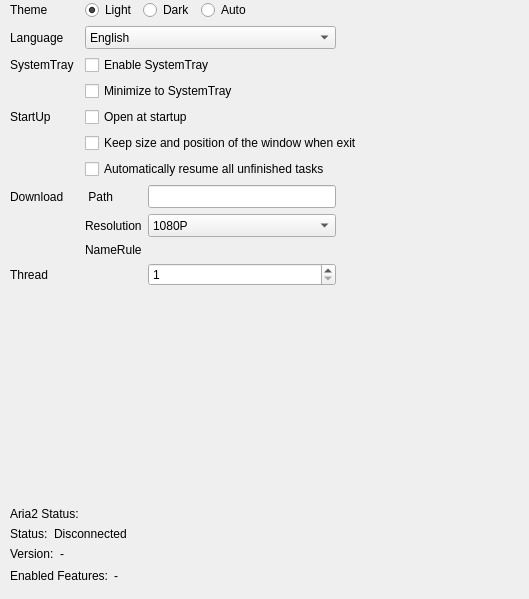
<?xml version="1.0" encoding="UTF-8"?>
<ui version="4.0">
 <class>DefaultSettings</class>
 <widget class="QWidget" name="DefaultSettings">
  <property name="geometry">
   <rect>
    <x>0</x>
    <y>0</y>
    <width>529</width>
    <height>599</height>
   </rect>
  </property>
  <property name="sizePolicy">
   <sizepolicy hsizetype="Preferred" vsizetype="Preferred">
    <horstretch>0</horstretch>
    <verstretch>0</verstretch>
   </sizepolicy>
  </property>
  <layout class="QGridLayout" name="Layout">
   <property name="leftMargin">
    <number>10</number>
   </property>
   <property name="topMargin">
    <number>0</number>
   </property>
   <property name="rightMargin">
    <number>0</number>
   </property>
   <property name="bottomMargin">
    <number>10</number>
   </property>
   <item row="2" column="0">
    <widget class="QLabel" name="labelSystemTray">
     <property name="sizePolicy">
      <sizepolicy hsizetype="Preferred" vsizetype="Preferred">
       <horstretch>0</horstretch>
       <verstretch>0</verstretch>
      </sizepolicy>
     </property>
     <property name="text">
      <string>SystemTray</string>
     </property>
    </widget>
   </item>
   <item row="4" column="1" colspan="3">
    <widget class="QCheckBox" name="checkBoxOpenStartup">
     <property name="text">
      <string>Open at startup</string>
     </property>
    </widget>
   </item>
   <item row="7" column="1">
    <widget class="QLabel" name="labelDownloadPathIdentifier">
     <property name="sizePolicy">
      <sizepolicy hsizetype="Preferred" vsizetype="Preferred">
       <horstretch>0</horstretch>
       <verstretch>0</verstretch>
      </sizepolicy>
     </property>
     <property name="baseSize">
      <size>
       <width>0</width>
       <height>20</height>
      </size>
     </property>
     <property name="text">
      <string> Path</string>
     </property>
    </widget>
   </item>
   <item row="11" column="0">
    <widget class="QLabel" name="labelThread">
     <property name="sizePolicy">
      <sizepolicy hsizetype="Preferred" vsizetype="Preferred">
       <horstretch>0</horstretch>
       <verstretch>0</verstretch>
      </sizepolicy>
     </property>
     <property name="baseSize">
      <size>
       <width>0</width>
       <height>20</height>
      </size>
     </property>
     <property name="text">
      <string>Thread</string>
     </property>
    </widget>
   </item>
   <item row="12" column="0">
    <spacer name="verticalSpacer">
     <property name="orientation">
      <enum>Qt::Vertical</enum>
     </property>
     <property name="sizeHint" stdset="0">
      <size>
       <width>20</width>
       <height>40</height>
      </size>
     </property>
    </spacer>
   </item>
   <item row="4" column="0">
    <widget class="QLabel" name="labelStartUpIdentifier">
     <property name="sizePolicy">
      <sizepolicy hsizetype="Preferred" vsizetype="Preferred">
       <horstretch>0</horstretch>
       <verstretch>0</verstretch>
      </sizepolicy>
     </property>
     <property name="text">
      <string>StartUp</string>
     </property>
    </widget>
   </item>
   <item row="0" column="0">
    <widget class="QLabel" name="labelTheme">
     <property name="enabled">
      <bool>true</bool>
     </property>
     <property name="sizePolicy">
      <sizepolicy hsizetype="Preferred" vsizetype="Preferred">
       <horstretch>0</horstretch>
       <verstretch>0</verstretch>
      </sizepolicy>
     </property>
     <property name="baseSize">
      <size>
       <width>0</width>
       <height>20</height>
      </size>
     </property>
     <property name="text">
      <string>Theme</string>
     </property>
    </widget>
   </item>
   <item row="7" column="0">
    <widget class="QLabel" name="labelDownload">
     <property name="text">
      <string>Download</string>
     </property>
    </widget>
   </item>
   <item row="0" column="3">
    <spacer name="horizontalSpacer">
     <property name="orientation">
      <enum>Qt::Horizontal</enum>
     </property>
     <property name="sizeHint" stdset="0">
      <size>
       <width>40</width>
       <height>20</height>
      </size>
     </property>
    </spacer>
   </item>
   <item row="0" column="1" colspan="2">
    <widget class="QWidget" name="widget" native="true">
     <layout class="QHBoxLayout" name="horizontalLayout">
      <property name="leftMargin">
       <number>0</number>
      </property>
      <property name="topMargin">
       <number>0</number>
      </property>
      <property name="rightMargin">
       <number>0</number>
      </property>
      <property name="bottomMargin">
       <number>0</number>
      </property>
      <item>
       <widget class="QRadioButton" name="LightThemeButton">
        <property name="text">
         <string>Light</string>
        </property>
        <property name="checked">
         <bool>true</bool>
        </property>
       </widget>
      </item>
      <item>
       <widget class="QRadioButton" name="DarkThemeButton">
        <property name="text">
         <string>Dark</string>
        </property>
       </widget>
      </item>
      <item>
       <widget class="QRadioButton" name="AutoThemeButton">
        <property name="text">
         <string>Auto</string>
        </property>
       </widget>
      </item>
      <item>
       <spacer name="horizontalSpacer_2">
        <property name="orientation">
         <enum>Qt::Horizontal</enum>
        </property>
        <property name="sizeHint" stdset="0">
         <size>
          <width>40</width>
          <height>20</height>
         </size>
        </property>
       </spacer>
      </item>
     </layout>
    </widget>
   </item>
   <item row="2" column="1" colspan="3">
    <widget class="QCheckBox" name="checkBoxEnableTray">
     <property name="text">
      <string>Enable SystemTray</string>
     </property>
    </widget>
   </item>
   <item row="1" column="0">
    <widget class="QLabel" name="labelLanguageIdentifier">
     <property name="sizePolicy">
      <sizepolicy hsizetype="Preferred" vsizetype="Preferred">
       <horstretch>0</horstretch>
       <verstretch>0</verstretch>
      </sizepolicy>
     </property>
     <property name="text">
      <string>Language</string>
     </property>
    </widget>
   </item>
   <item row="9" column="1">
    <widget class="QLabel" name="labelResolutionIdentifier">
     <property name="sizePolicy">
      <sizepolicy hsizetype="Preferred" vsizetype="Preferred">
       <horstretch>0</horstretch>
       <verstretch>0</verstretch>
      </sizepolicy>
     </property>
     <property name="baseSize">
      <size>
       <width>0</width>
       <height>20</height>
      </size>
     </property>
     <property name="text">
      <string>Resolution</string>
     </property>
    </widget>
   </item>
   <item row="11" column="2">
    <widget class="QSpinBox" name="spinBoxThread">
     <property name="sizePolicy">
      <sizepolicy hsizetype="Minimum" vsizetype="Preferred">
       <horstretch>0</horstretch>
       <verstretch>0</verstretch>
      </sizepolicy>
     </property>
     <property name="minimumSize">
      <size>
       <width>0</width>
       <height>23</height>
      </size>
     </property>
     <property name="minimum">
      <number>1</number>
     </property>
     <property name="maximum">
      <number>32</number>
     </property>
     <property name="singleStep">
      <number>1</number>
     </property>
    </widget>
   </item>
   <item row="1" column="1" colspan="2">
    <widget class="QComboBox" name="comboBoxLanguge">
     <property name="minimumSize">
      <size>
       <width>0</width>
       <height>23</height>
      </size>
     </property>
     <item>
      <property name="text">
       <string>English</string>
      </property>
     </item>
     <item>
      <property name="text">
       <string>中文</string>
      </property>
     </item>
    </widget>
   </item>
   <item row="5" column="1" colspan="3">
    <widget class="QCheckBox" name="checkBoxKeepState">
     <property name="text">
      <string>Keep size and position of the window when exit</string>
     </property>
    </widget>
   </item>
   <item row="14" column="0" colspan="4">
    <widget class="QWidget" name="widgetAria2" native="true">
     <layout class="QVBoxLayout" name="verticalLayout">
      <property name="leftMargin">
       <number>0</number>
      </property>
      <property name="topMargin">
       <number>0</number>
      </property>
      <property name="rightMargin">
       <number>0</number>
      </property>
      <property name="bottomMargin">
       <number>0</number>
      </property>
      <item>
       <widget class="QWidget" name="widgetAria2Status" native="true">
        <layout class="QHBoxLayout" name="horizontalLayout_2">
         <property name="leftMargin">
          <number>0</number>
         </property>
         <property name="topMargin">
          <number>0</number>
         </property>
         <property name="rightMargin">
          <number>0</number>
         </property>
         <property name="bottomMargin">
          <number>0</number>
         </property>
         <item>
          <widget class="QLabel" name="labelAria2StatusIdentifier">
           <property name="text">
            <string>Status:</string>
           </property>
          </widget>
         </item>
         <item>
          <widget class="QLabel" name="labelAria2Status">
           <property name="text">
            <string>Disconnected</string>
           </property>
           <property name="alignment">
            <set>Qt::AlignLeading|Qt::AlignLeft|Qt::AlignTop</set>
           </property>
          </widget>
         </item>
         <item>
          <spacer name="horizontalSpacer_3">
           <property name="orientation">
            <enum>Qt::Horizontal</enum>
           </property>
           <property name="sizeHint" stdset="0">
            <size>
             <width>0</width>
             <height>0</height>
            </size>
           </property>
          </spacer>
         </item>
        </layout>
       </widget>
      </item>
      <item>
       <widget class="QWidget" name="widgetAria2Version" native="true">
        <layout class="QHBoxLayout" name="horizontalLayout_3">
         <property name="leftMargin">
          <number>0</number>
         </property>
         <property name="topMargin">
          <number>0</number>
         </property>
         <property name="rightMargin">
          <number>0</number>
         </property>
         <property name="bottomMargin">
          <number>0</number>
         </property>
         <item>
          <widget class="QLabel" name="labelAria2VersionIdentifier">
           <property name="sizePolicy">
            <sizepolicy hsizetype="Preferred" vsizetype="Minimum">
             <horstretch>0</horstretch>
             <verstretch>0</verstretch>
            </sizepolicy>
           </property>
           <property name="minimumSize">
            <size>
             <width>16</width>
             <height>16</height>
            </size>
           </property>
           <property name="text">
            <string>Version:</string>
           </property>
           <property name="alignment">
            <set>Qt::AlignLeading|Qt::AlignLeft|Qt::AlignTop</set>
           </property>
          </widget>
         </item>
         <item>
          <widget class="QLabel" name="labelAria2Version">
           <property name="sizePolicy">
            <sizepolicy hsizetype="Preferred" vsizetype="Minimum">
             <horstretch>0</horstretch>
             <verstretch>0</verstretch>
            </sizepolicy>
           </property>
           <property name="minimumSize">
            <size>
             <width>16</width>
             <height>16</height>
            </size>
           </property>
           <property name="text">
            <string>-</string>
           </property>
           <property name="alignment">
            <set>Qt::AlignLeading|Qt::AlignLeft|Qt::AlignTop</set>
           </property>
          </widget>
         </item>
         <item>
          <spacer name="horizontalSpacer_4">
           <property name="orientation">
            <enum>Qt::Horizontal</enum>
           </property>
           <property name="sizeHint" stdset="0">
            <size>
             <width>0</width>
             <height>0</height>
            </size>
           </property>
          </spacer>
         </item>
        </layout>
       </widget>
      </item>
      <item>
       <widget class="QWidget" name="widgetArai2Features" native="true">
        <layout class="QHBoxLayout" name="horizontalLayout_4">
         <property name="leftMargin">
          <number>0</number>
         </property>
         <property name="topMargin">
          <number>0</number>
         </property>
         <property name="rightMargin">
          <number>0</number>
         </property>
         <property name="bottomMargin">
          <number>0</number>
         </property>
         <item>
          <widget class="QLabel" name="Aria2FeaturesLabel">
           <property name="text">
            <string>Enabled Features:</string>
           </property>
           <property name="alignment">
            <set>Qt::AlignLeading|Qt::AlignLeft|Qt::AlignTop</set>
           </property>
          </widget>
         </item>
         <item>
          <widget class="QLabel" name="labelAria2Features">
           <property name="sizePolicy">
            <sizepolicy hsizetype="Preferred" vsizetype="Preferred">
             <horstretch>0</horstretch>
             <verstretch>0</verstretch>
            </sizepolicy>
           </property>
           <property name="text">
            <string>-</string>
           </property>
           <property name="alignment">
            <set>Qt::AlignLeading|Qt::AlignLeft|Qt::AlignTop</set>
           </property>
           <property name="wordWrap">
            <bool>false</bool>
           </property>
          </widget>
         </item>
         <item>
          <spacer name="horizontalSpacer_5">
           <property name="orientation">
            <enum>Qt::Horizontal</enum>
           </property>
           <property name="sizeHint" stdset="0">
            <size>
             <width>40</width>
             <height>20</height>
            </size>
           </property>
          </spacer>
         </item>
        </layout>
       </widget>
      </item>
     </layout>
    </widget>
   </item>
   <item row="6" column="1" colspan="3">
    <widget class="QCheckBox" name="checkBoxResumeTask">
     <property name="text">
      <string>Automatically resume all unfinished tasks</string>
     </property>
    </widget>
   </item>
   <item row="13" column="0">
    <widget class="QLabel" name="labelAria2Identifier">
     <property name="text">
      <string>Aria2 Status:</string>
     </property>
    </widget>
   </item>
   <item row="3" column="1" colspan="3">
    <widget class="QCheckBox" name="checkBoxMinToTray">
     <property name="text">
      <string>Minimize to SystemTray</string>
     </property>
    </widget>
   </item>
   <item row="7" column="2">
    <widget class="::FileSelector" name="folderSelectorDownloadPath">
     <property name="minimumSize">
      <size>
       <width>0</width>
       <height>23</height>
      </size>
     </property>
    </widget>
   </item>
   <item row="9" column="2">
    <widget class="QComboBox" name="comboBoxResolution">
     <property name="minimumSize">
      <size>
       <width>0</width>
       <height>23</height>
      </size>
     </property>
     <item>
      <property name="text">
       <string>1080P</string>
      </property>
     </item>
     <item>
      <property name="text">
       <string>720P</string>
      </property>
     </item>
    </widget>
   </item>
   <item row="10" column="1">
    <widget class="QLabel" name="label">
     <property name="text">
      <string>NameRule</string>
     </property>
    </widget>
   </item>
   <item row="10" column="2">
    <widget class="NameRuleWidget" name="widgetNameRule" native="true"/>
   </item>
  </layout>
 </widget>
 <customwidgets>
  <customwidget>
   <class>::FileSelector</class>
   <extends>QLineEdit</extends>
   <header>SUI/FileSelector.h</header>
  </customwidget>
  <customwidget>
   <class>NameRuleWidget</class>
   <extends>QWidget</extends>
   <header>SUI/NameRule/NameRuleWidget.h</header>
   <container>1</container>
  </customwidget>
 </customwidgets>
 <resources/>
 <connections/>
</ui>
